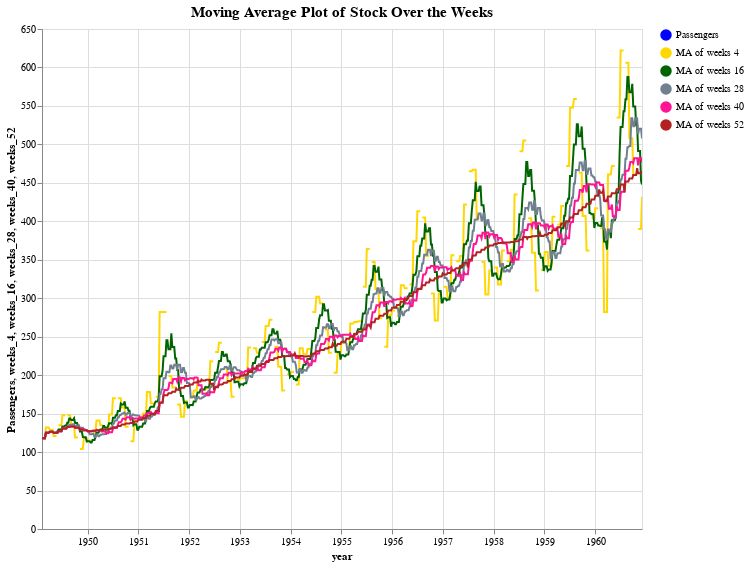

Notebook source saved alongside this figure:
### Code cell
# set base for creat custom legend and plots
base = alt.Chart(df_ma.reset_index()).transform_calculate(
legend1="'Passengers'",
legend2="'MA of weeks 4'",
legend3="'MA of weeks 16'",
legend4="'MA of weeks 28'",
legend5="'MA of weeks 40'",
legend6="'MA of weeks 52'"
)
scale = alt.Scale(domain=["Passengers", 
                          "MA of weeks 4",
                          "MA of weeks 16",
                          "MA of weeks 28",
                          "MA of weeks 40",
                          "MA of weeks 52"], 
                  range=['blue', 
                         'gold', 
                         'darkgreen', 
                         'slategray', 
                         'deeppink',
                         'firebrick'])

line1 = base.mark_line(color='blue').encode(
x = 'year:T',
y = 'Passengers:Q',
color=alt.Color('legend1:N', scale=scale, title=''),
)

line2 = base.mark_line(color='gold').encode(
x = 'year:T',
y = 'weeks_4:Q',
color=alt.Color('legend2:N', scale=scale, title='')
)

line3 = base.mark_line(color='darkgreen').encode(
x = 'year:T',
y = 'weeks_16:Q',
color=alt.Color('legend3:N', scale=scale, title='')
)

line4 = base.mark_line(color='slategray').encode(
x = 'year:T',
y = 'weeks_28:Q',
color=alt.Color('legend4:N', scale=scale, title='')
)


line5 = base.mark_line(color='deeppink').encode(
x = 'year:T',
y = 'weeks_40:Q',
color=alt.Color('legend5:N', scale=scale, title='')
)

line6 = base.mark_line(color='firebrick').encode(
x = 'year:T',
y = 'weeks_52:Q',
color=alt.Color('legend6:N', scale=scale, title='')
)

text = line1.mark_text(
    align='left',
    baseline='middle',
    dx=3  # Nudges text to right so it doesn't appear on top of the bar
)   


(line1 + line2 + line3 + line4 + line5 + line6 +text).properties(
    title={"text":['Moving Average Plot of Stock Over the Weeks'],
           "fontSize":15,
           "fontWeight": 'bold',
           "font":'Courier New',},
    height=500, width=600
).interactive()

### Figure 1 — Vega-Lite specification as saved in the notebook (floating-point values rounded to 4 significant figures; data arrays with more than 128 entries replaced by an {"elided": "..."} marker saying what was removed)
{"config": {"view": {"continuousWidth": 400, "continuousHeight": 300}}, "layer": [{"mark": {"type": "line", "color": "blue"}, "encoding": {"color": {"field": "legend1", "scale": {"domain": ["Passengers", "MA of weeks 4", "MA of weeks 16", "MA of weeks 28", "MA of weeks 40", "MA of weeks 52"], "range": ["blue", "gold", "darkgreen", "slategray", "deeppink", "firebrick"]}, "title": "", "type": "nominal"}, "x": {"field": "year", "type": "temporal"}, "y": {"field": "Passengers", "type": "quantitative"}}, "selection": {"selector001": {"type": "interval", "bind": "scales", "encodings": ["x", "y"]}}, "transform": [{"calculate": "'Passengers'", "as": "legend1"}, {"calculate": "'MA of weeks 4'", "as": "legend2"}, {"calculate": "'MA of weeks 16'", "as": "legend3"}, {"calculate": "'MA of weeks 28'", "as": "legend4"}, {"calculate": "'MA of weeks 40'", "as": "legend5"}, {"calculate": "'MA of weeks 52'", "as": "legend6"}]}, {"mark": {"type": "line", "color": "gold"}, "encoding": {"color": {"field": "legend2", "scale": {"domain": ["Passengers", "MA of weeks 4", "MA of weeks 16", "MA of weeks 28", "MA of weeks 40", "MA of weeks 52"], "range": ["blue", "gold", "darkgreen", "slategray", "deeppink", "firebrick"]}, "title": "", "type": "nominal"}, "x": {"field": "year", "type": "temporal"}, "y": {"field": "weeks_4", "type": "quantitative"}}, "transform": [{"calculate": "'Passengers'", "as": "legend1"}, {"calculate": "'MA of weeks 4'", "as": "legend2"}, {"calculate": "'MA of weeks 16'", "as": "legend3"}, {"calculate": "'MA of weeks 28'", "as": "legend4"}, {"calculate": "'MA of weeks 40'", "as": "legend5"}, {"calculate": "'MA of weeks 52'", "as": "legend6"}]}, {"mark": {"type": "line", "color": "darkgreen"}, "encoding": {"color": {"field": "legend3", "scale": {"domain": ["Passengers", "MA of weeks 4", "MA of weeks 16", "MA of weeks 28", "MA of weeks 40", "MA of weeks 52"], "range": ["blue", "gold", "darkgreen", "slategray", "deeppink", "firebrick"]}, "title": "", "type": "nominal"}, "x": {"field": "year", "type": "temporal"}, "y": {"field": "weeks_16", "type": "quantitative"}}, "transform": [{"calculate": "'Passengers'", "as": "legend1"}, {"calculate": "'MA of weeks 4'", "as": "legend2"}, {"calculate": "'MA of weeks 16'", "as": "legend3"}, {"calculate": "'MA of weeks 28'", "as": "legend4"}, {"calculate": "'MA of weeks 40'", "as": "legend5"}, {"calculate": "'MA of weeks 52'", "as": "legend6"}]}, {"mark": {"type": "line", "color": "slategray"}, "encoding": {"color": {"field": "legend4", "scale": {"domain": ["Passengers", "MA of weeks 4", "MA of weeks 16", "MA of weeks 28", "MA of weeks 40", "MA of weeks 52"], "range": ["blue", "gold", "darkgreen", "slategray", "deeppink", "firebrick"]}, "title": "", "type": "nominal"}, "x": {"field": "year", "type": "temporal"}, "y": {"field": "weeks_28", "type": "quantitative"}}, "transform": [{"calculate": "'Passengers'", "as": "legend1"}, {"calculate": "'MA of weeks 4'", "as": "legend2"}, {"calculate": "'MA of weeks 16'", "as": "legend3"}, {"calculate": "'MA of weeks 28'", "as": "legend4"}, {"calculate": "'MA of weeks 40'", "as": "legend5"}, {"calculate": "'MA of weeks 52'", "as": "legend6"}]}, {"mark": {"type": "line", "color": "deeppink"}, "encoding": {"color": {"field": "legend5", "scale": {"domain": ["Passengers", "MA of weeks 4", "MA of weeks 16", "MA of weeks 28", "MA of weeks 40", "MA of weeks 52"], "range": ["blue", "gold", "darkgreen", "slategray", "deeppink", "firebrick"]}, "title": "", "type": "nominal"}, "x": {"field": "year", "type": "temporal"}, "y": {"field": "weeks_40", "type": "quantitative"}}, "transform": [{"calculate": "'Passengers'", "as": "legend1"}, {"calculate": "'MA of weeks 4'", "as": "legend2"}, {"calculate": "'MA of weeks 16'", "as": "legend3"}, {"calculate": "'MA of weeks 28'", "as": "legend4"}, {"calculate": "'MA of weeks 40'", "as": "legend5"}, {"calculate": "'MA of weeks 52'", "as": "legend6"}]}, {"mark": {"type": "line", "color": "firebrick"}, "encoding": {"color": {"field": "legend6", "scale": {"domain": ["Passengers", "MA of weeks 4", "MA of weeks 16", "MA of weeks 28", "MA of weeks 40", "MA of weeks 52"], "range": ["blue", "gold", "darkgreen", "slategray", "deeppink", "firebrick"]}, "title": "", "type": "nominal"}, "x": {"field": "year", "type": "temporal"}, "y": {"field": "weeks_52", "type": "quantitative"}}, "transform": [{"calculate": "'Passengers'", "as": "legend1"}, {"calculate": "'MA of weeks 4'", "as": "legend2"}, {"calculate": "'MA of weeks 16'", "as": "legend3"}, {"calculate": "'MA of weeks 28'", "as": "legend4"}, {"calculate": "'MA of weeks 40'", "as": "legend5"}, {"calculate": "'MA of weeks 52'", "as": "legend6"}]}, {"mark": {"type": "text", "align": "left", "baseline": "middle", "dx": 3}, "encoding": {"color": {"field": "legend1", "scale": {"domain": ["Passengers", "MA of weeks 4", "MA of weeks 16", "MA of weeks 28", "MA of weeks 40", "MA of weeks 52"], "range": ["blue", "gold", "darkgreen", "slategray", "deeppink", "firebrick"]}, "title": "", "type": "nominal"}, "x": {"field": "year", "type": "temporal"}, "y": {"field": "Passengers", "type": "quantitative"}}, "transform": [{"calculate": "'Passengers'", "as": "legend1"}, {"calculate": "'MA of weeks 4'", "as": "legend2"}, {"calculate": "'MA of weeks 16'", "as": "legend3"}, {"calculate": "'MA of weeks 28'", "as": "legend4"}, {"calculate": "'MA of weeks 40'", "as": "legend5"}, {"calculate": "'MA of weeks 52'", "as": "legend6"}]}], "data": {"name": "data-620dfcb63afb11db445c1f528936e52b"}, "height": 500, "title": {"text": ["Moving Average Plot of Stock Over the Weeks"], "fontSize": 15, "fontWeight": "bold", "font": "Courier New"}, "width": 600, "$schema": "https://vega.github.io/schema/vega-lite/v4.17.0.json", "datasets": {"data-620dfcb63afb11db445c1f528936e52b": {"elided": "618 records"}}}
